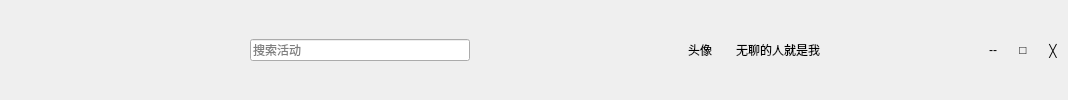
       <widget class="QWidget" name="widgetNav" native="true">
        <property name="minimumSize">
         <size>
          <width>0</width>
          <height>45</height>
         </size>
        </property>
        <layout class="QHBoxLayout" name="horizontalLayout">
         <property name="spacing">
          <number>0</number>
         </property>
         <property name="leftMargin">
          <number>0</number>
         </property>
         <property name="topMargin">
          <number>0</number>
         </property>
         <property name="rightMargin">
          <number>0</number>
         </property>
         <property name="bottomMargin">
          <number>0</number>
         </property>
         <item>
          <spacer name="horizontalSpacer_3">
           <property name="orientation">
            <enum>Qt::Horizontal</enum>
           </property>
           <property name="sizeType">
            <enum>QSizePolicy::Fixed</enum>
           </property>
           <property name="sizeHint" stdset="0">
            <size>
             <width>250</width>
             <height>20</height>
            </size>
           </property>
          </spacer>
         </item>
         <item>
          <widget class="QLineEdit" name="lineEdit_search">
           <property name="minimumSize">
            <size>
             <width>220</width>
             <height>20</height>
            </size>
           </property>
           <property name="maximumSize">
            <size>
             <width>220</width>
             <height>16777215</height>
            </size>
           </property>
           <property name="placeholderText">
            <string>搜索活动</string>
           </property>
          </widget>
         </item>
         <item>
          <spacer name="horizontalSpacer_2">
           <property name="orientation">
            <enum>Qt::Horizontal</enum>
           </property>
           <property name="sizeHint" stdset="0">
            <size>
             <width>218</width>
             <height>20</height>
            </size>
           </property>
          </spacer>
         </item>
         <item>
          <widget class="QLabel" name="label_small_menu_head">
           <property name="minimumSize">
            <size>
             <width>40</width>
             <height>40</height>
            </size>
           </property>
           <property name="maximumSize">
            <size>
             <width>40</width>
             <height>40</height>
            </size>
           </property>
           <property name="text">
            <string>头像</string>
           </property>
          </widget>
         </item>
         <item>
          <widget class="QToolButton" name="toolButtonUserSet">
           <property name="minimumSize">
            <size>
             <width>100</width>
             <height>25</height>
            </size>
           </property>
           <property name="maximumSize">
            <size>
             <width>100</width>
             <height>25</height>
            </size>
           </property>
           <property name="text">
            <string>无聊的人就是我</string>
           </property>
           <property name="autoRaise">
            <bool>true</bool>
           </property>
          </widget>
         </item>
         <item>
          <spacer name="horizontalSpacer">
           <property name="orientation">
            <enum>Qt::Horizontal</enum>
           </property>
           <property name="sizeType">
            <enum>QSizePolicy::Fixed</enum>
           </property>
           <property name="sizeHint" stdset="0">
            <size>
             <width>150</width>
             <height>20</height>
            </size>
           </property>
          </spacer>
         </item>
         <item>
          <widget class="QToolButton" name="toolButtonMin">
           <property name="minimumSize">
            <size>
             <width>30</width>
             <height>30</height>
            </size>
           </property>
           <property name="maximumSize">
            <size>
             <width>30</width>
             <height>30</height>
            </size>
           </property>
           <property name="text">
            <string>--</string>
           </property>
           <property name="autoRaise">
            <bool>true</bool>
           </property>
          </widget>
         </item>
         <item>
          <widget class="QToolButton" name="toolButtonMax">
           <property name="minimumSize">
            <size>
             <width>30</width>
             <height>30</height>
            </size>
           </property>
           <property name="maximumSize">
            <size>
             <width>30</width>
             <height>30</height>
            </size>
           </property>
           <property name="font">
            <font>
             <weight>50</weight>
             <bold>false</bold>
            </font>
           </property>
           <property name="text">
            <string>□</string>
           </property>
           <property name="checkable">
            <bool>false</bool>
           </property>
           <property name="autoRaise">
            <bool>true</bool>
           </property>
          </widget>
         </item>
         <item>
          <widget class="QToolButton" name="toolButtonClose">
           <property name="minimumSize">
            <size>
             <width>30</width>
             <height>30</height>
            </size>
           </property>
           <property name="maximumSize">
            <size>
             <width>30</width>
             <height>30</height>
            </size>
           </property>
           <property name="font">
            <font>
             <weight>75</weight>
             <bold>true</bold>
            </font>
           </property>
           <property name="text">
            <string>╳</string>
           </property>
           <property name="autoRaise">
            <bool>true</bool>
           </property>
          </widget>
         </item>
        </layout>
        <zorder>lineEdit_search</zorder>
        <zorder>label_small_menu_head</zorder>
        <zorder>toolButtonMin</zorder>
        <zorder>toolButtonMax</zorder>
        <zorder>toolButtonClose</zorder>
        <zorder>toolButtonUserSet</zorder>
       </widget>
